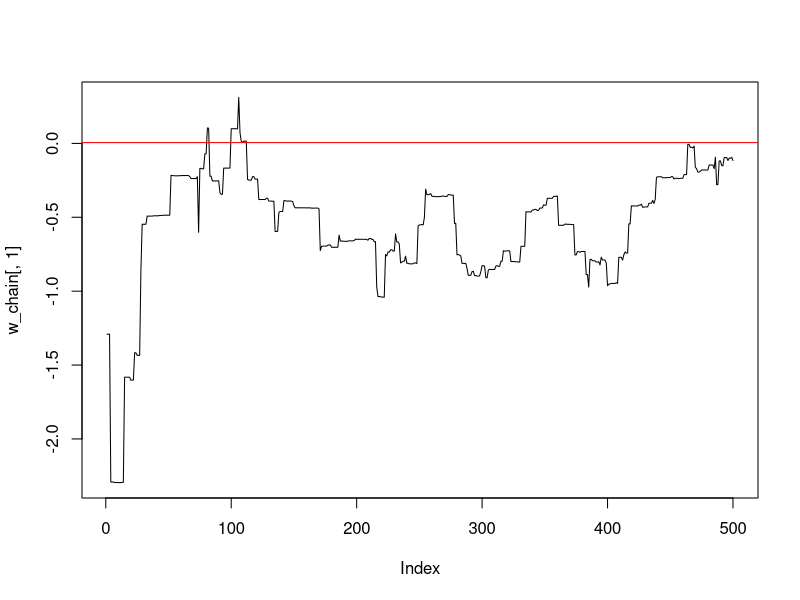
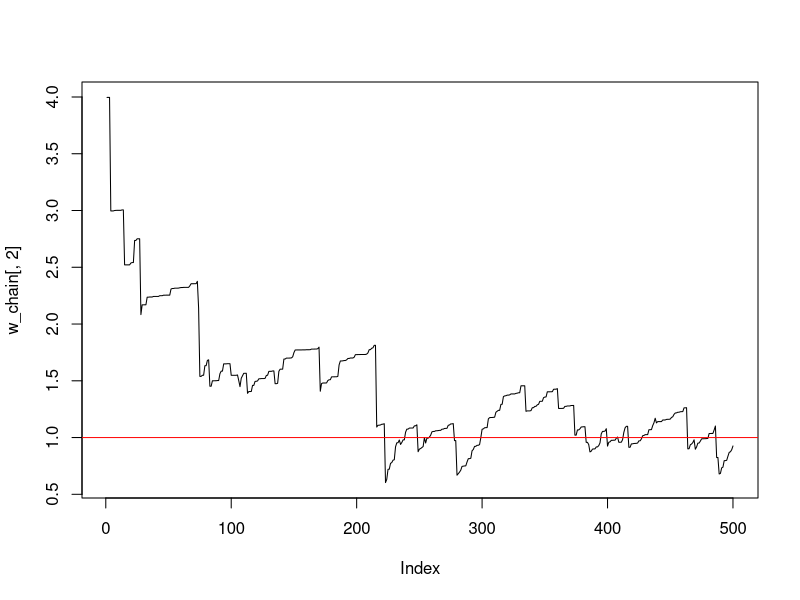
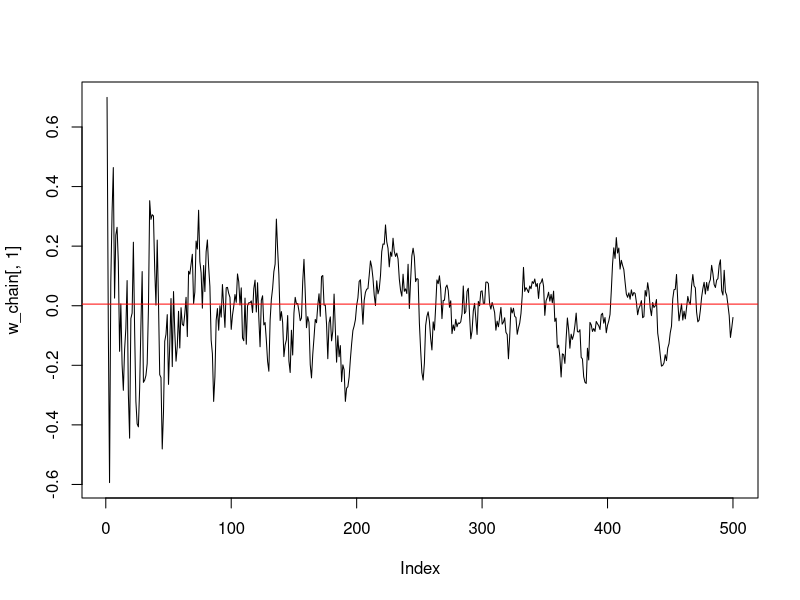
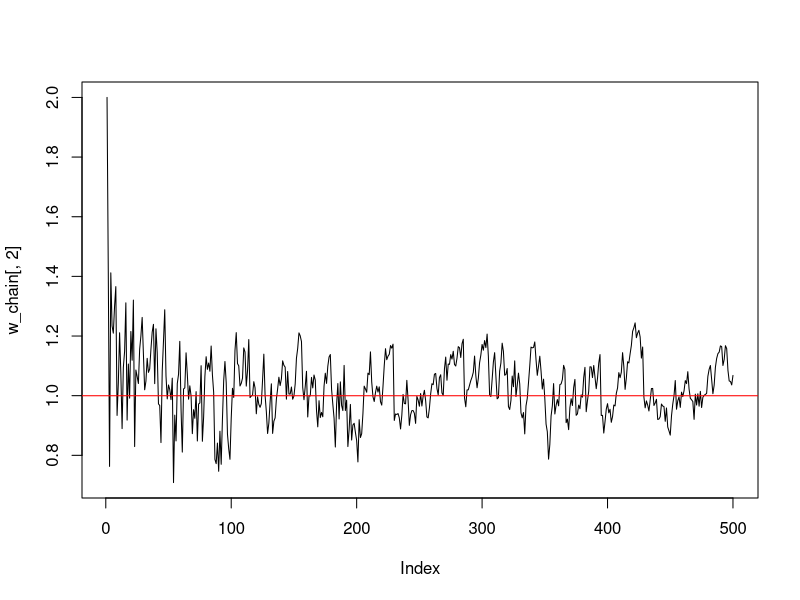

These figures' R source, in order:
## ---- chunk 1
rm(list=ls())
## ---- chunk 2
# call libraries
#install.packages("numDeriv")
library(numDeriv)
#install.packages("nloptr")
library(nloptr)
## ---- chunk 3
# Load R package for printing
library(knitr)
## ---- chunk 4
# Set a seed of the randon number generator
set.seed(2023)
## ---- chunk 5
data_generating_model <- function(n,w) {
  z <- rep( NaN, times=n*2 )
  z <- matrix(z, nrow = n, ncol = 2)
  z[,1] <- runif(n, min = -10, max = 10)
  p <- w[1] + w[2]*z[,1] 
  p <- exp(p) / (1+exp(p))
  z[,2] <- rbinom(n, size = 1, prob = p)
  return(z)
}
## ---- chunk 6
set.seed(2023)
n_obs <- 500
w_true <- c(0,1)  
z_obs <- data_generating_model(n = n_obs, w = w_true) 
w_true <- as.numeric(glm(z_obs[,2]~ 1+ z_obs[,1],family = "binomial" )$coefficients)
## ---- chunk 7
prediction_rule <- function(x,w) {
  h <- w[1]+w[2]*x
  h <- exp(h) / (1.0 + exp(h) )
  return (h)
}
## ---- chunk 8
loss_fun <- function(w,z) {
  x = z[1]
  y = z[2]
  h <- prediction_rule(x,w)
  ell <- -y*log(h) - (1-y)*log(1-h)
  return (ell)
}
## ---- chunk 9
empirical_risk_fun <- function(w,z,n) {
  x = z[,1]
  y = z[,2]
  R <- 0.0
  for (i in 1:n) {
    R <- R + loss_fun(w,z[i,])
  }
  R <- R / n
  return (R)
}
## ---- chunk 10
learning_rate <-function(t,t0=3) {
  eta <- t0 / t
  return( eta )
}
## ---- chunk 11
grad_loss_fun <- function(w,z) {
  x = z[1]
  y = z[2]
  h <- prediction_rule(x,w)
  grd <- c(h-y, (h-y)*x)
  return (grd)
}
## ---- chunk 12
grad_risk_fun <- function(w,z,n) {
  grd <- 0.0
  for (i in 1:n) {
    grd <- grd + grad_loss_fun(w,z[i,])
  }
  grd <- grd / n
  return (grd)
}

## ---- chunk 13
w <- c(-0.1,1.5)
gr <- grad_risk_fun (w, z=z_obs, n=n_obs) 
gr
## ---- chunk 14
set.seed(2023)
n_obs <- 1000000
w_true <- c(0,1)  
z_obs <- data_generating_model(n = n_obs, w = w_true)
w_true <- as.numeric(glm(z_obs[,2]~ 1+ z_obs[,1],family = "binomial" )$coefficients)
## ---- chunk 15
m <- 1
eta <- 1.0
Tmax <- 500
w_seed <- c(-0.3,3.0)
w <- w_seed
w_chain <- c()
Qstop <- 0 
t <- 0
G <- rep(0.0,times=length(w))
eps <- 10^(-6)
while ( Qstop == 0 ) {
  # counter
  t <- t +  1
  cat( t ) ; cat( ' ' ) ## counter added for display reasons
  # step 1: update  
  J <- sample.int(n = n_obs, size = m, replace = TRUE)
  if (m==1) {
    zbatch <- matrix(z_obs[J,],1,2)
  } else {
    zbatch <- z_obs[J,]
  }
  #eta <- learning_rate( t )
  erf_fun <- function(w, z = zbatch, n=m) {
    return( empirical_risk_fun(w, z, n) ) 
  }
  g <- numDeriv::grad( erf_fun, w )
  G <- G + g^2
  w <- w - eta * (1.0/sqrt(G+eps)) * g
  #w <- w - eta * grad_risk_fun( w, zbatch, m )
  w_chain <- rbind(w_chain, w)
  # step 2: check for rtermination terminate
  if ( t>= Tmax ) {
    Qstop <- 1
  }
}
plot(w_chain[,1], type='l') +
abline(h=w_true[1], col='red')
plot(w_chain[,2], type='l') +
abline(h=w_true[2], col='red')
## ---- chunk 16
m <- 100
eta <- 1.0
Tmax <- 500
w_seed <- c(-0.3,3)
w <- w_seed
w_chain <- c()
Qstop <- 0 
t <- 0
G <- rep(0.0,times=length(w))
eps <- 10^(-6)
while ( Qstop == 0 ) {
  # counter
  t <- t +  1
  cat( t ) ; cat( ' ' ) ## counter added for display reasons
  # step 1: update  
  J <- sample.int(n = n_obs, size = m, replace = TRUE)
  if (m==1) {
    zbatch <- matrix(z_obs[J,],1,2)
  } else {
    zbatch <- z_obs[J,]
  }
  #eta <- learning_rate( t )
  erf_fun <- function(w, z = zbatch, n=m) {
    return( empirical_risk_fun(w, z, n) ) 
  }
  g <- numDeriv::grad( erf_fun, w )
  G <- G + g^2
  w <- w - eta * (1.0/sqrt(G+eps)) * g
  #w <- w - eta * grad_risk_fun( w, zbatch, m )
  w_chain <- rbind(w_chain, w)
  # step 2: check for rtermination terminate
  if ( t>= Tmax ) {
    Qstop <- 1
  }
}
plot(w_chain[,1], type='l') +
abline(h=w_true[1], col='red')
plot(w_chain[,2], type='l') +
abline(h=w_true[2], col='red')
